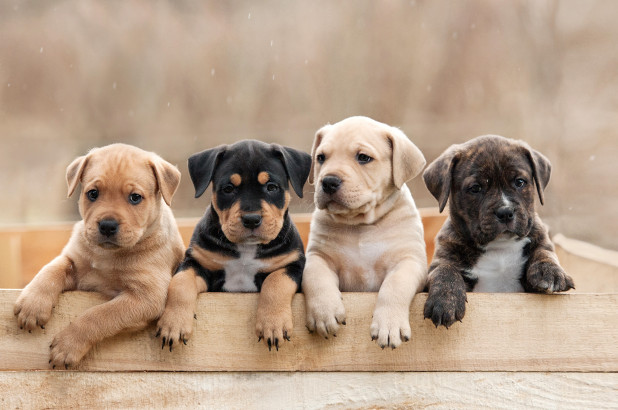
#> input picture fileters/exsacmple/image.jpg, 618 x 410 px
$ python filter2D.py
#> lines starting #> are read from the running program, lines starting #| are printed output that depends on the picture
import cv2
import numpy as np
from matplotlib import pyplot as plt

img = cv2.imread('image.jpg')
#> img is the input picture: shape (410, 618, 3); mean B, G, R 135.9, 156.4, 180


kernel = np.ones((5,5),np.float32)/25
dst = cv2.filter2D(img,-1,kernel)
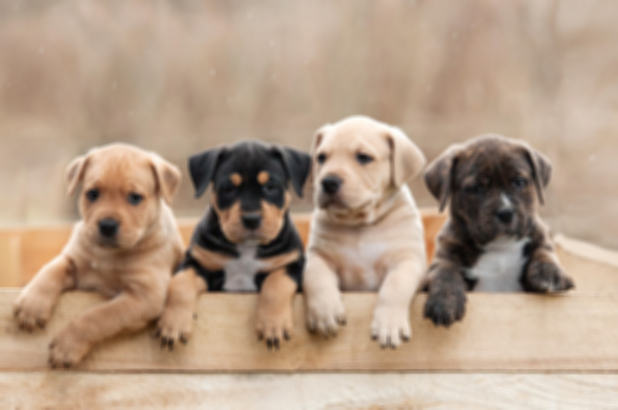
#> dst: shape (410, 618, 3); mean B, G, R 135.9, 156.4, 180

plt.subplot(121),plt.imshow(img),plt.title('Original')
plt.xticks([]), plt.yticks([])
plt.subplot(122),plt.imshow(dst),plt.title('Averaging')
plt.xticks([]), plt.yticks([])
plt.show()
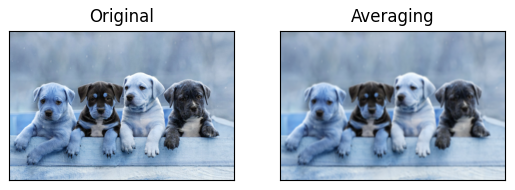
#> figure drawn by matplotlib, 2 panels; B, G, R data is drawn as R, G, B
